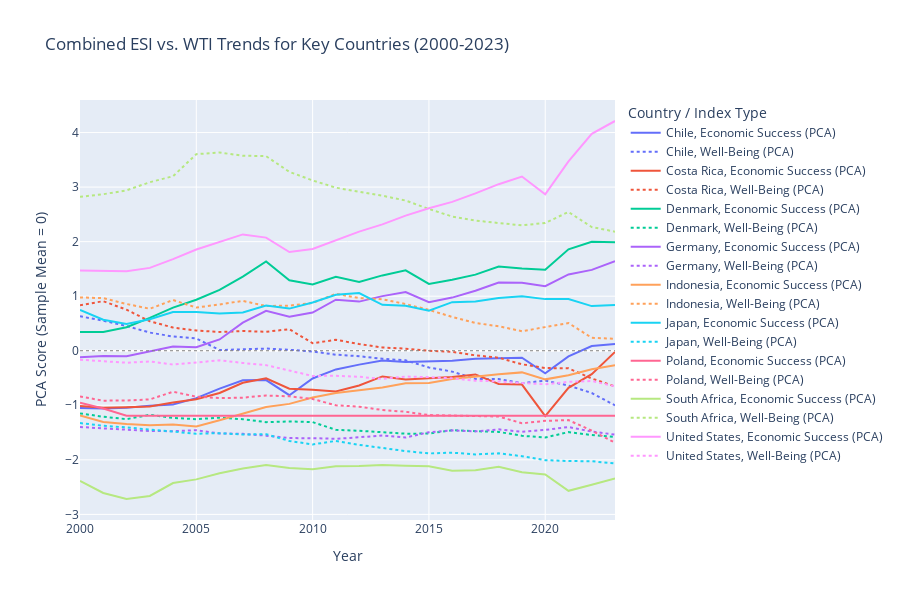

The cell this chart's notebook holds for it:
### Code cell
import plotly.express as px
import pandas as pd

# 1. DEFINE AND FILTER DATA (Excluding China, Ghana, and Cote d'Ivoire)
countries_to_plot_final = [
    'Germany', 'Denmark', 'Poland', 'United States', 'Chile', 
    'Costa Rica', 'Japan', 'Indonesia', 'South Africa'
]

# Filter the yearly scores DataFrame
df_country_trend = df_merged_scores[
    df_merged_scores['Country Name'].isin(countries_to_plot_final)
].copy()

# 2. TRANSFORM DATA TO LONG FORMAT
df_long_country_trend = df_country_trend.melt(
    id_vars=['Country Name', 'Year'],
    value_vars=['Economic Success (PCA)', 'Well-Being (PCA)'],
    var_name='Index Type',
    value_name='Score'
)

# 3. CREATE THE SINGLE, COMBINED LINE CHART (18 lines)
fig = px.line(
    df_long_country_trend,
    x='Year',
    y='Score',
    color='Country Name',      # Distinguish countries by color
    line_dash='Index Type',    # Distinguish ESI (solid) vs WTI (dashed) by line style
    title='Combined ESI vs. WTI Trends for Key Countries (2000-2023)',
    labels={
        'Score': 'PCA Score (Sample Mean = 0)',
        'Index Type': 'Index'
    }
)

# Add a horizontal line at the zero mark (the sample average)
fig.add_hline(y=0, line_width=1, line_dash="dot", line_color="gray")

# Adjust the layout for readability
fig.update_layout(height=600, legend_title_text='Country / Index Type')

fig.show()

### Figure 1 — Plotly figure (JSON) as saved in the notebook; plotly's stock layout.template omitted (floating-point values rounded to 4 significant figures)
{"data": [{"hovertemplate": "Country Name=Chile<br>Index=Economic Success (PCA)<br>Year=%{x}<br>PCA Score (Sample Mean = 0)=%{y}<extra></extra>", "legendgroup": "Chile, Economic Success (PCA)", "line": {"color": "#636efa", "dash": "solid"}, "marker": {"symbol": "circle"}, "mode": "lines", "name": "Chile, Economic Success (PCA)", "orientation": "v", "showlegend": true, "type": "scatter", "x": [2000, 2001, 2002, 2003, 2004, 2005, 2006, 2007, 2008, 2009, 2010, 2011, 2012, 2013, 2014, 2015, 2016, 2017, 2018, 2019, 2020, 2021, 2022, 2023], "xaxis": "x", "y": [-1.049, -1.061, -1.044, -1.007, -0.987, -0.8687, -0.6942, -0.5408, -0.5375, -0.8148, -0.5082, -0.3427, -0.2548, -0.1789, -0.2068, -0.1895, -0.1848, -0.1455, -0.1331, -0.1291, -0.4118, -0.1034, 0.08646, 0.1248], "yaxis": "y"}, {"hovertemplate": "Country Name=Chile<br>Index=Well-Being (PCA)<br>Year=%{x}<br>PCA Score (Sample Mean = 0)=%{y}<extra></extra>", "legendgroup": "Chile, Well-Being (PCA)", "line": {"color": "#636efa", "dash": "dot"}, "marker": {"symbol": "circle"}, "mode": "lines", "name": "Chile, Well-Being (PCA)", "orientation": "v", "showlegend": true, "type": "scatter", "x": [2000, 2001, 2002, 2003, 2004, 2005, 2006, 2007, 2008, 2009, 2010, 2011, 2012, 2013, 2014, 2015, 2016, 2017, 2018, 2019, 2020, 2021, 2022, 2023], "xaxis": "x", "y": [0.6323, 0.5514, 0.453, 0.3331, 0.2605, 0.2253, 0.01232, 0.02789, 0.03999, 0.01731, -0.01314, -0.07233, -0.1003, -0.1468, -0.1762, -0.307, -0.3828, -0.516, -0.5202, -0.5949, -0.5475, -0.6378, -0.7754, -1.001], "yaxis": "y"}, {"hovertemplate": "Country Name=Costa Rica<br>Index=Economic Success (PCA)<br>Year=%{x}<br>PCA Score (Sample Mean = 0)=%{y}<extra></extra>", "legendgroup": "Costa Rica, Economic Success (PCA)", "line": {"color": "#EF553B", "dash": "solid"}, "marker": {"symbol": "circle"}, "mode": "lines", "name": "Costa Rica, Economic Success (PCA)", "orientation": "v", "showlegend": true, "type": "scatter", "x": [2000, 2001, 2002, 2003, 2004, 2005, 2006, 2007, 2008, 2009, 2010, 2011, 2012, 2013, 2014, 2015, 2016, 2017, 2018, 2019, 2020, 2021, 2022, 2023], "xaxis": "x", "y": [-1.015, -1.047, -1.038, -1.02, -0.9489, -0.8893, -0.7753, -0.5868, -0.5049, -0.6967, -0.7172, -0.7469, -0.6369, -0.4707, -0.5252, -0.5045, -0.4822, -0.4343, -0.6079, -0.6206, -1.197, -0.6797, -0.4284, -0.02224], "yaxis": "y"}, {"hovertemplate": "Country Name=Costa Rica<br>Index=Well-Being (PCA)<br>Year=%{x}<br>PCA Score (Sample Mean = 0)=%{y}<extra></extra>", "legendgroup": "Costa Rica, Well-Being (PCA)", "line": {"color": "#EF553B", "dash": "dot"}, "marker": {"symbol": "circle"}, "mode": "lines", "name": "Costa Rica, Well-Being (PCA)", "orientation": "v", "showlegend": true, "type": "scatter", "x": [2000, 2001, 2002, 2003, 2004, 2005, 2006, 2007, 2008, 2009, 2010, 2011, 2012, 2013, 2014, 2015, 2016, 2017, 2018, 2019, 2020, 2021, 2022, 2023], "xaxis": "x", "y": [0.8352, 0.9085, 0.7526, 0.541, 0.425, 0.3709, 0.3446, 0.3622, 0.3477, 0.3948, 0.1387, 0.1998, 0.1239, 0.05987, 0.03796, -0.001218, -0.02014, -0.08424, -0.128, -0.2488, -0.3172, -0.322, -0.509, -0.6539], "yaxis": "y"}, {"hovertemplate": "Country Name=Denmark<br>Index=Economic Success (PCA)<br>Year=%{x}<br>PCA Score (Sample Mean = 0)=%{y}<extra></extra>", "legendgroup": "Denmark, Economic Success (PCA)", "line": {"color": "#00cc96", "dash": "solid"}, "marker": {"symbol": "circle"}, "mode": "lines", "name": "Denmark, Economic Success (PCA)", "orientation": "v", "showlegend": true, "type": "scatter", "x": [2000, 2001, 2002, 2003, 2004, 2005, 2006, 2007, 2008, 2009, 2010, 2011, 2012, 2013, 2014, 2015, 2016, 2017, 2018, 2019, 2020, 2021, 2022, 2023], "xaxis": "x", "y": [0.3418, 0.3443, 0.4305, 0.6031, 0.7916, 0.9347, 1.114, 1.358, 1.637, 1.291, 1.215, 1.358, 1.262, 1.381, 1.475, 1.225, 1.301, 1.395, 1.545, 1.508, 1.486, 1.86, 1.999, 1.987], "yaxis": "y"}, {"hovertemplate": "Country Name=Denmark<br>Index=Well-Being (PCA)<br>Year=%{x}<br>PCA Score (Sample Mean = 0)=%{y}<extra></extra>", "legendgroup": "Denmark, Well-Being (PCA)", "line": {"color": "#00cc96", "dash": "dot"}, "marker": {"symbol": "circle"}, "mode": "lines", "name": "Denmark, Well-Being (PCA)", "orientation": "v", "showlegend": true, "type": "scatter", "x": [2000, 2001, 2002, 2003, 2004, 2005, 2006, 2007, 2008, 2009, 2010, 2011, 2012, 2013, 2014, 2015, 2016, 2017, 2018, 2019, 2020, 2021, 2022, 2023], "xaxis": "x", "y": [-1.148, -1.21, -1.254, -1.174, -1.232, -1.254, -1.227, -1.256, -1.309, -1.297, -1.308, -1.449, -1.467, -1.5, -1.521, -1.518, -1.457, -1.475, -1.488, -1.559, -1.591, -1.491, -1.545, -1.579], "yaxis": "y"}, {"hovertemplate": "Country Name=Germany<br>Index=Economic Success (PCA)<br>Year=%{x}<br>PCA Score (Sample Mean = 0)=%{y}<extra></extra>", "legendgroup": "Germany, Economic Success (PCA)", "line": {"color": "#ab63fa", "dash": "solid"}, "marker": {"symbol": "circle"}, "mode": "lines", "name": "Germany, Economic Success (PCA)", "orientation": "v", "showlegend": true, "type": "scatter", "x": [2000, 2001, 2002, 2003, 2004, 2005, 2006, 2007, 2008, 2009, 2010, 2011, 2012, 2013, 2014, 2015, 2016, 2017, 2018, 2019, 2020, 2021, 2022, 2023], "xaxis": "x", "y": [-0.1185, -0.09768, -0.1002, -0.01194, 0.07863, 0.06339, 0.2069, 0.5139, 0.7329, 0.6252, 0.7008, 0.9357, 0.9009, 1.001, 1.076, 0.8905, 0.9744, 1.101, 1.251, 1.246, 1.183, 1.399, 1.482, 1.64], "yaxis": "y"}, {"hovertemplate": "Country Name=Germany<br>Index=Well-Being (PCA)<br>Year=%{x}<br>PCA Score (Sample Mean = 0)=%{y}<extra></extra>", "legendgroup": "Germany, Well-Being (PCA)", "line": {"color": "#ab63fa", "dash": "dot"}, "marker": {"symbol": "circle"}, "mode": "lines", "name": "Germany, Well-Being (PCA)", "orientation": "v", "showlegend": true, "type": "scatter", "x": [2000, 2001, 2002, 2003, 2004, 2005, 2006, 2007, 2008, 2009, 2010, 2011, 2012, 2013, 2014, 2015, 2016, 2017, 2018, 2019, 2020, 2021, 2022, 2023], "xaxis": "x", "y": [-1.398, -1.428, -1.449, -1.472, -1.474, -1.457, -1.516, -1.523, -1.556, -1.602, -1.602, -1.615, -1.587, -1.552, -1.592, -1.493, -1.46, -1.477, -1.441, -1.486, -1.452, -1.398, -1.482, -1.537], "yaxis": "y"}, {"hovertemplate": "Country Name=Indonesia<br>Index=Economic Success (PCA)<br>Year=%{x}<br>PCA Score (Sample Mean = 0)=%{y}<extra></extra>", "legendgroup": "Indonesia, Economic Success (PCA)", "line": {"color": "#FFA15A", "dash": "solid"}, "marker": {"symbol": "circle"}, "mode": "lines", "name": "Indonesia, Economic Success (PCA)", "orientation": "v", "showlegend": true, "type": "scatter", "x": [2000, 2001, 2002, 2003, 2004, 2005, 2006, 2007, 2008, 2009, 2010, 2011, 2012, 2013, 2014, 2015, 2016, 2017, 2018, 2019, 2020, 2021, 2022, 2023], "xaxis": "x", "y": [-1.188, -1.307, -1.343, -1.365, -1.354, -1.388, -1.276, -1.151, -1.03, -0.9741, -0.8575, -0.7749, -0.7185, -0.6754, -0.5964, -0.5933, -0.5191, -0.4724, -0.4315, -0.3966, -0.5244, -0.4503, -0.3389, -0.2664], "yaxis": "y"}, {"hovertemplate": "Country Name=Indonesia<br>Index=Well-Being (PCA)<br>Year=%{x}<br>PCA Score (Sample Mean = 0)=%{y}<extra></extra>", "legendgroup": "Indonesia, Well-Being (PCA)", "line": {"color": "#FFA15A", "dash": "dot"}, "marker": {"symbol": "circle"}, "mode": "lines", "name": "Indonesia, Well-Being (PCA)", "orientation": "v", "showlegend": true, "type": "scatter", "x": [2000, 2001, 2002, 2003, 2004, 2005, 2006, 2007, 2008, 2009, 2010, 2011, 2012, 2013, 2014, 2015, 2016, 2017, 2018, 2019, 2020, 2021, 2022, 2023], "xaxis": "x", "y": [0.9784, 0.9641, 0.8571, 0.769, 0.93, 0.7916, 0.8488, 0.9145, 0.8191, 0.8277, 0.876, 1.043, 0.9648, 0.9433, 0.856, 0.7488, 0.6205, 0.5094, 0.4483, 0.3583, 0.4332, 0.5078, 0.2376, 0.2187], "yaxis": "y"}, {"hovertemplate": "Country Name=Japan<br>Index=Economic Success (PCA)<br>Year=%{x}<br>PCA Score (Sample Mean = 0)=%{y}<extra></extra>", "legendgroup": "Japan, Economic Success (PCA)", "line": {"color": "#19d3f3", "dash": "solid"}, "marker": {"symbol": "circle"}, "mode": "lines", "name": "Japan, Economic Success (PCA)", "orientation": "v", "showlegend": true, "type": "scatter", "x": [2000, 2001, 2002, 2003, 2004, 2005, 2006, 2007, 2008, 2009, 2010, 2011, 2012, 2013, 2014, 2015, 2016, 2017, 2018, 2019, 2020, 2021, 2022, 2023], "xaxis": "x", "y": [0.7472, 0.5697, 0.4927, 0.5775, 0.7093, 0.7105, 0.682, 0.7028, 0.8283, 0.7726, 0.8837, 1.028, 1.057, 0.8418, 0.8235, 0.7333, 0.8908, 0.9023, 0.9685, 1.0, 0.9464, 0.9498, 0.8183, 0.8392], "yaxis": "y"}, {"hovertemplate": "Country Name=Japan<br>Index=Well-Being (PCA)<br>Year=%{x}<br>PCA Score (Sample Mean = 0)=%{y}<extra></extra>", "legendgroup": "Japan, Well-Being (PCA)", "line": {"color": "#19d3f3", "dash": "dot"}, "marker": {"symbol": "circle"}, "mode": "lines", "name": "Japan, Well-Being (PCA)", "orientation": "v", "showlegend": true, "type": "scatter", "x": [2000, 2001, 2002, 2003, 2004, 2005, 2006, 2007, 2008, 2009, 2010, 2011, 2012, 2013, 2014, 2015, 2016, 2017, 2018, 2019, 2020, 2021, 2022, 2023], "xaxis": "x", "y": [-1.327, -1.375, -1.406, -1.447, -1.478, -1.521, -1.511, -1.536, -1.529, -1.653, -1.718, -1.653, -1.725, -1.789, -1.84, -1.883, -1.868, -1.901, -1.881, -1.934, -2.006, -2.022, -2.026, -2.066], "yaxis": "y"}, {"hovertemplate": "Country Name=Poland<br>Index=Economic Success (PCA)<br>Year=%{x}<br>PCA Score (Sample Mean = 0)=%{y}<extra></extra>", "legendgroup": "Poland, Economic Success (PCA)", "line": {"color": "#FF6692", "dash": "solid"}, "marker": {"symbol": "circle"}, "mode": "lines", "name": "Poland, Economic Success (PCA)", "orientation": "v", "showlegend": true, "type": "scatter", "x": [2000, 2001, 2002, 2003, 2004, 2005, 2006, 2007, 2008, 2009, 2010, 2011, 2012, 2013, 2014, 2015, 2016, 2017, 2018, 2019, 2020, 2021, 2022, 2023], "xaxis": "x", "y": [-0.9537, -1.059, -1.192, -1.192, -1.192, -1.192, -1.192, -1.192, -1.192, -1.192, -1.192, -1.192, -1.192, -1.192, -1.192, -1.192, -1.192, -1.192, -1.192, -1.192, -1.192, -1.192, -1.192, -1.192], "yaxis": "y"}, {"hovertemplate": "Country Name=Poland<br>Index=Well-Being (PCA)<br>Year=%{x}<br>PCA Score (Sample Mean = 0)=%{y}<extra></extra>", "legendgroup": "Poland, Well-Being (PCA)", "line": {"color": "#FF6692", "dash": "dot"}, "marker": {"symbol": "circle"}, "mode": "lines", "name": "Poland, Well-Being (PCA)", "orientation": "v", "showlegend": true, "type": "scatter", "x": [2000, 2001, 2002, 2003, 2004, 2005, 2006, 2007, 2008, 2009, 2010, 2011, 2012, 2013, 2014, 2015, 2016, 2017, 2018, 2019, 2020, 2021, 2022, 2023], "xaxis": "x", "y": [-0.8382, -0.9155, -0.9112, -0.8925, -0.7515, -0.8419, -0.8682, -0.8601, -0.8206, -0.836, -0.8842, -1.0, -1.025, -1.086, -1.119, -1.18, -1.188, -1.192, -1.206, -1.329, -1.286, -1.272, -1.464, -1.687], "yaxis": "y"}, {"hovertemplate": "Country Name=South Africa<br>Index=Economic Success (PCA)<br>Year=%{x}<br>PCA Score (Sample Mean = 0)=%{y}<extra></extra>", "legendgroup": "South Africa, Economic Success (PCA)", "line": {"color": "#B6E880", "dash": "solid"}, "marker": {"symbol": "circle"}, "mode": "lines", "name": "South Africa, Economic Success (PCA)", "orientation": "v", "showlegend": true, "type": "scatter", "x": [2000, 2001, 2002, 2003, 2004, 2005, 2006, 2007, 2008, 2009, 2010, 2011, 2012, 2013, 2014, 2015, 2016, 2017, 2018, 2019, 2020, 2021, 2022, 2023], "xaxis": "x", "y": [-2.387, -2.608, -2.718, -2.662, -2.426, -2.358, -2.248, -2.159, -2.096, -2.15, -2.173, -2.118, -2.113, -2.096, -2.108, -2.119, -2.198, -2.192, -2.126, -2.227, -2.269, -2.568, -2.457, -2.342], "yaxis": "y"}, {"hovertemplate": "Country Name=South Africa<br>Index=Well-Being (PCA)<br>Year=%{x}<br>PCA Score (Sample Mean = 0)=%{y}<extra></extra>", "legendgroup": "South Africa, Well-Being (PCA)", "line": {"color": "#B6E880", "dash": "dot"}, "marker": {"symbol": "circle"}, "mode": "lines", "name": "South Africa, Well-Being (PCA)", "orientation": "v", "showlegend": true, "type": "scatter", "x": [2000, 2001, 2002, 2003, 2004, 2005, 2006, 2007, 2008, 2009, 2010, 2011, 2012, 2013, 2014, 2015, 2016, 2017, 2018, 2019, 2020, 2021, 2022, 2023], "xaxis": "x", "y": [2.821, 2.87, 2.94, 3.09, 3.2, 3.604, 3.633, 3.575, 3.567, 3.28, 3.123, 2.989, 2.915, 2.842, 2.754, 2.599, 2.461, 2.386, 2.342, 2.299, 2.343, 2.544, 2.268, 2.183], "yaxis": "y"}, {"hovertemplate": "Country Name=United States<br>Index=Economic Success (PCA)<br>Year=%{x}<br>PCA Score (Sample Mean = 0)=%{y}<extra></extra>", "legendgroup": "United States, Economic Success (PCA)", "line": {"color": "#FF97FF", "dash": "solid"}, "marker": {"symbol": "circle"}, "mode": "lines", "name": "United States, Economic Success (PCA)", "orientation": "v", "showlegend": true, "type": "scatter", "x": [2000, 2001, 2002, 2003, 2004, 2005, 2006, 2007, 2008, 2009, 2010, 2011, 2012, 2013, 2014, 2015, 2016, 2017, 2018, 2019, 2020, 2021, 2022, 2023], "xaxis": "x", "y": [1.472, 1.464, 1.457, 1.519, 1.679, 1.855, 2.0, 2.133, 2.074, 1.81, 1.866, 2.027, 2.184, 2.317, 2.478, 2.613, 2.73, 2.884, 3.053, 3.194, 2.869, 3.472, 3.977, 4.212], "yaxis": "y"}, {"hovertemplate": "Country Name=United States<br>Index=Well-Being (PCA)<br>Year=%{x}<br>PCA Score (Sample Mean = 0)=%{y}<extra></extra>", "legendgroup": "United States, Well-Being (PCA)", "line": {"color": "#FF97FF", "dash": "dot"}, "marker": {"symbol": "circle"}, "mode": "lines", "name": "United States, Well-Being (PCA)", "orientation": "v", "showlegend": true, "type": "scatter", "x": [2000, 2001, 2002, 2003, 2004, 2005, 2006, 2007, 2008, 2009, 2010, 2011, 2012, 2013, 2014, 2015, 2016, 2017, 2018, 2019, 2020, 2021, 2022, 2023], "xaxis": "x", "y": [-0.1644, -0.191, -0.2195, -0.1956, -0.2536, -0.2158, -0.1749, -0.2244, -0.2641, -0.3632, -0.4624, -0.4583, -0.4774, -0.5156, -0.4728, -0.4837, -0.5065, -0.55, -0.5622, -0.592, -0.6147, -0.571, -0.5543, -0.6527], "yaxis": "y"}], "layout": {"height": 600, "legend": {"title": {"text": "Country / Index Type"}, "tracegroupgap": 0}, "shapes": [{"line": {"color": "gray", "dash": "dot", "width": 1}, "type": "line", "x0": 0, "x1": 1, "xref": "x domain", "y0": 0, "y1": 0, "yref": "y"}], "title": {"text": "Combined ESI vs. WTI Trends for Key Countries (2000-2023)"}, "xaxis": {"anchor": "y", "domain": [0, 1], "title": {"text": "Year"}}, "yaxis": {"anchor": "x", "domain": [0, 1], "title": {"text": "PCA Score (Sample Mean = 0)"}}}}
